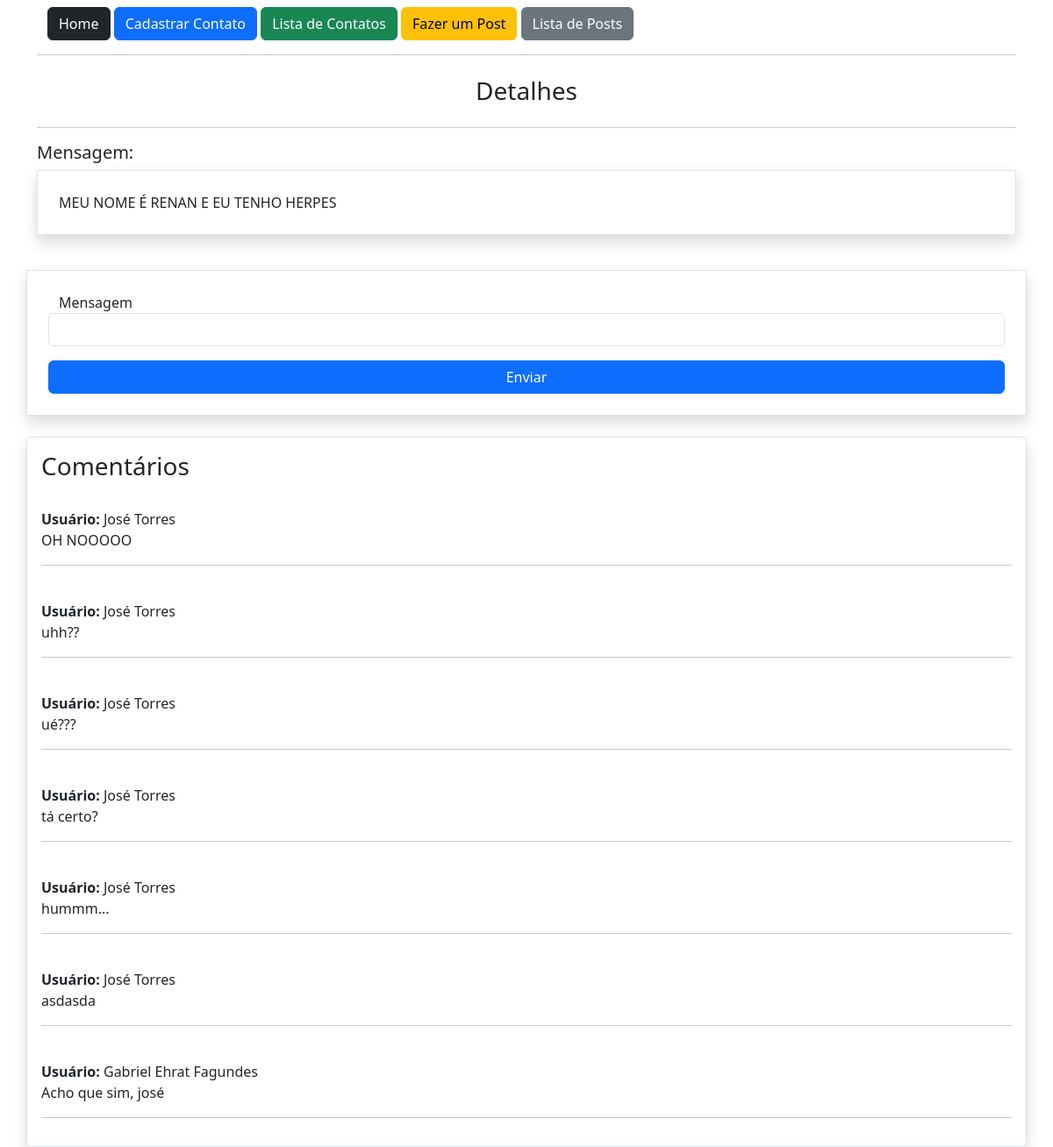
The app's page /post/2 (signed in) with its own data.
### app/models.py (models this page shows, shortened)
class Post(db.Model):
    id = db.Column(db.Integer, primary_key=True)
    data_criacao = db.Column(db.DateTime, default=datetime.now)
    mensagem = db.Column(db.String, nullable=True)
    imagem = db.Column(db.String, nullable=True, default='default.png')
    user_id = db.Column(db.Integer, db.ForeignKey('user.id'), nullable=True)
    comentarios = db.relationship('PostComentarios', backref='post', lazy=True)

class PostComentarios(db.Model):
    id = db.Column(db.Integer, primary_key=True)
    data_criacao = db.Column(db.DateTime, default=datetime.now)
    comentario = db.Column(db.String, nullable=True)
    user_id = db.Column(db.Integer, db.ForeignKey('user.id'), nullable=True)
    post_id = db.Column(db.Integer, db.ForeignKey('post.id'), nullable=True)

class User(db.Model, UserMixin):
    id = db.Column(db.Integer, primary_key=True)
    nome = db.Column(db.String, nullable=True)
    sobrenome = db.Column(db.String, nullable=True)
    email = db.Column(db.String, nullable=True)
    senha = db.Column(db.String, nullable=True)
    posts = db.relationship('Post', backref='user', lazy=True)
    post_comentarios = db.relationship('PostComentarios', backref='user', lazy=True)

### app/view.py (the view)
@app.route('/post/<int:id>', methods=['GET', 'POST'])
@login_required
def postDetail(id):
    post = Post.query.get(id)
    form = PostComentarioForm()
    if(form.validate_on_submit()):
        form.save(current_user.id, id)
        return redirect(url_for('postDetail', id=id))
    return render_template('post.html', post=post, form=form)

### app/forms.py (shortened to what this page needs)
class PostComentarioForm(FlaskForm):
    comentario = StringField('Mensagem', validators=[DataRequired()])
    btnSubmit = SubmitField('Enviar')

### app/models.py (called while the page is built)
@login_manager.user_loader
def load_user(user_id):
    return User.query.get(int(user_id))

### app/templates/post.html (shortened to what this page needs)
{% extends 'base.html' %}
{% block content %}
    <div class="container">
        {% include 'nav.html' %}
        <hr>
        <div class="row mt-4 text-center">
            <h3>Detalhes</h3>
        </div>
        <hr>
        <div class="row">
            <div class="col-12">
                <h5>Mensagem:</h5>
                <div class="col-12 border round p-4 shadow">
                    {{post.mensagem}}
                </div>
            </div>
            <div class="col-12 mt-3">
                <form action="" method="post" class="row mt-4 p-4 round border shadow">
                    {{form.comentario.label}}
                    {{form.comentario(class="form-control")}}
                    {{form.btnSubmit(class="btn btn-primary col-12 mt-3")}}
                </form>
            </div>
            <div class="col-12 mt-4 p-3 border rounded shadow">
                <h3>Comentários</h3>
                {% for c in post.comentarios %}
                <br>
                <p>
                    <b>Usuário: </b> {{c.user.nome}} {{c.user.sobrenome}} <br>
                    {{c.comentario}}
                </p>
                <hr>
                {% endfor %}
            </div>
        </div>
    </div>
{% endblock %}

### records on screen
Post: mensagem "MEU NOME É RENAN E EU TENHO HERPES"
PostComentarios: user.nome "José", user.sobrenome "Torres", comentario "OH NOOOOO"
PostComentarios: user.nome "José", user.sobrenome "Torres", comentario "uhh??"
PostComentarios: user.nome "José", user.sobrenome "Torres", comentario "ué???"
PostComentarios: user.nome "José", user.sobrenome "Torres", comentario "tá certo?"
PostComentarios: user.nome "José", user.sobrenome "Torres", comentario "hummm..."
PostComentarios: user.nome "José", user.sobrenome "Torres", comentario "asdasda"
PostComentarios: user.nome "Gabriel", user.sobrenome "Ehrat Fagundes", comentario "Acho que sim, josé"
